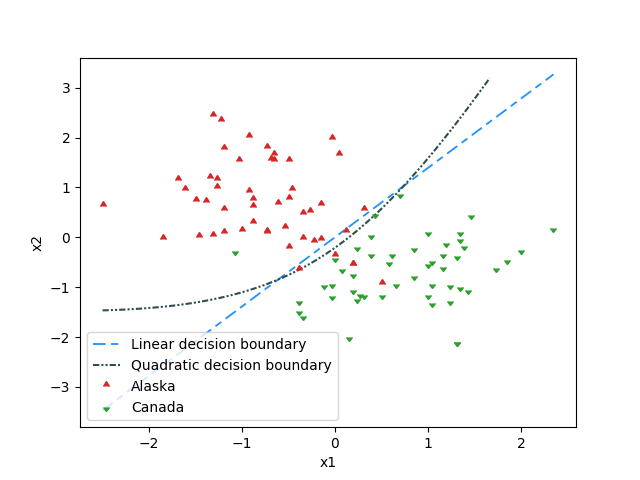

The Python source for this figure:
import argparse
import matplotlib.pyplot as plt
import numpy as np
import pickle
from four_a import getdata, Scaler
from four_b import decision_boundary

def quadratic_decision_boundary(th,x_coord,lims):
    phi = th['phi']
    mu0 = th['mu0']
    mu1 = th['mu1']
    sig0 = th['sig0']
    sig1 = th['sig1']

    mu0_mat = mu0.reshape((2,1))
    mu1_mat = mu1.reshape((2,1))

    sig0_det = np.linalg.det(sig0)
    sig1_det = np.linalg.det(sig1)

    sig0_inv = np.linalg.inv(sig0)
    sig1_inv = np.linalg.inv(sig1)

    sig_inv_0_minus_1 = sig0_inv - sig1_inv
    mu_0_minus_1 = mu0_mat.T@sig0_inv - mu1_mat.T@sig1_inv

    k = np.log((1-phi)/phi)+0.5*np.log(sig1_det/sig0_det)
    a = k - 0.5 * (mu0_mat.T@sig0_inv@mu0_mat - mu1_mat.T@sig1_inv@mu1_mat)
    b = 2 * a.item()

    alpha = sig_inv_0_minus_1[0,0].item()
    beta = sig_inv_0_minus_1[0,1].item()
    gamma = sig_inv_0_minus_1[1,0].item()
    delta = sig_inv_0_minus_1[1,1].item()

    varphi = mu_0_minus_1[0,0].item()
    pi = mu_0_minus_1[0,1].item()

    A = -delta
    B = 2*pi - (gamma+beta)*x_coord
    C = 2*varphi*x_coord-alpha*x_coord*x_coord+b

    D = np.sqrt(B*B-4*A*C)
    y1 = (-B+D)/(2*A)
    y2 = (-B-D)/(2*A)

    if y1 < lims[0] or y1 > lims[1]:
        y1 = float('Inf')
    if y2 < lims[0] or y2 > lims[1]:
        y2 = float('Inf')

    return [y1,y2]

def main():
    with open('th.pkl','rb') as f:
        th = pickle.load(f)
    with open('th_2.pkl','rb') as f:
        th_2 = pickle.load(f)
    parser = argparse.ArgumentParser()
    parser.add_argument('--data-x',required=True)
    parser.add_argument('--data-y',required=True)
    parser.add_argument('-scale',default=False,action='store_true')
    args = parser.parse_args()
    #############################################################
    x,y=getdata(args.data_x,args.data_y)
    if args.scale:
    #############################################################
        s0 = Scaler()
        s1 = Scaler()

        s0.fit(x[...,0].reshape((100,1)))
        s1.fit(x[...,1].reshape((100,1)))

        x[...,0] = s0.transform(x[...,0])
        x[...,1] = s1.transform(x[...,1])
    #############################################################
    
    x1,x2 = min(x[:,0]),max(x[:,0])
    y1,y2 = decision_boundary(th,x1,x2)
    plt.plot([x1,x2],[y1,y2],color='dodgerblue',linestyle=(0,(7,3,4,3)),lw=1.3,label='Linear decision boundary')
    ############  PLOTTING QUADRATIC BOUNDARY  ##################
    xs = np.linspace(x1,x2,100)
    ys = [quadratic_decision_boundary(th_2,X,[y1,y2]) for X in xs]

    actual_pxs = []
    actual_pys = []
    for p_x, p_y in zip(xs,ys):
        for idx in range(len(p_y)):
            if p_y[idx] != float('Inf'):
                actual_pxs.append(p_x)
                actual_pys.append(p_y[idx])
    plt.plot(actual_pxs,actual_pys,linestyle=(0,(3,1,1,1,1,1)),lw=1.5,color='darkslategrey',label='Quadratic decision boundary')
    #############################################################
    flags = [True,True]
    for p,l in zip(x,y):
        if l == 0:
            c = 'C3'
            m=10
            ms = 5
            lab = 'Alaska'
        else:
            c = 'C2'
            m = 11
            ms = 4
            lab = 'Canada'
        if flags[int(l)]:
            plt.plot(p[0],p[1],marker=m, linestyle='',color=c,markersize=ms,label=lab)
            flags[int(l)] = False
        else:
            plt.plot(p[0],p[1],marker=m,color=c,markersize=ms)

    plt.legend()
    ax = plt.gca()
    ax.set_xlabel('x1')
    ax.set_ylabel('x2')
    #plt.savefig('four_e.png')
    plt.show()

if __name__ == "__main__":
    main()
